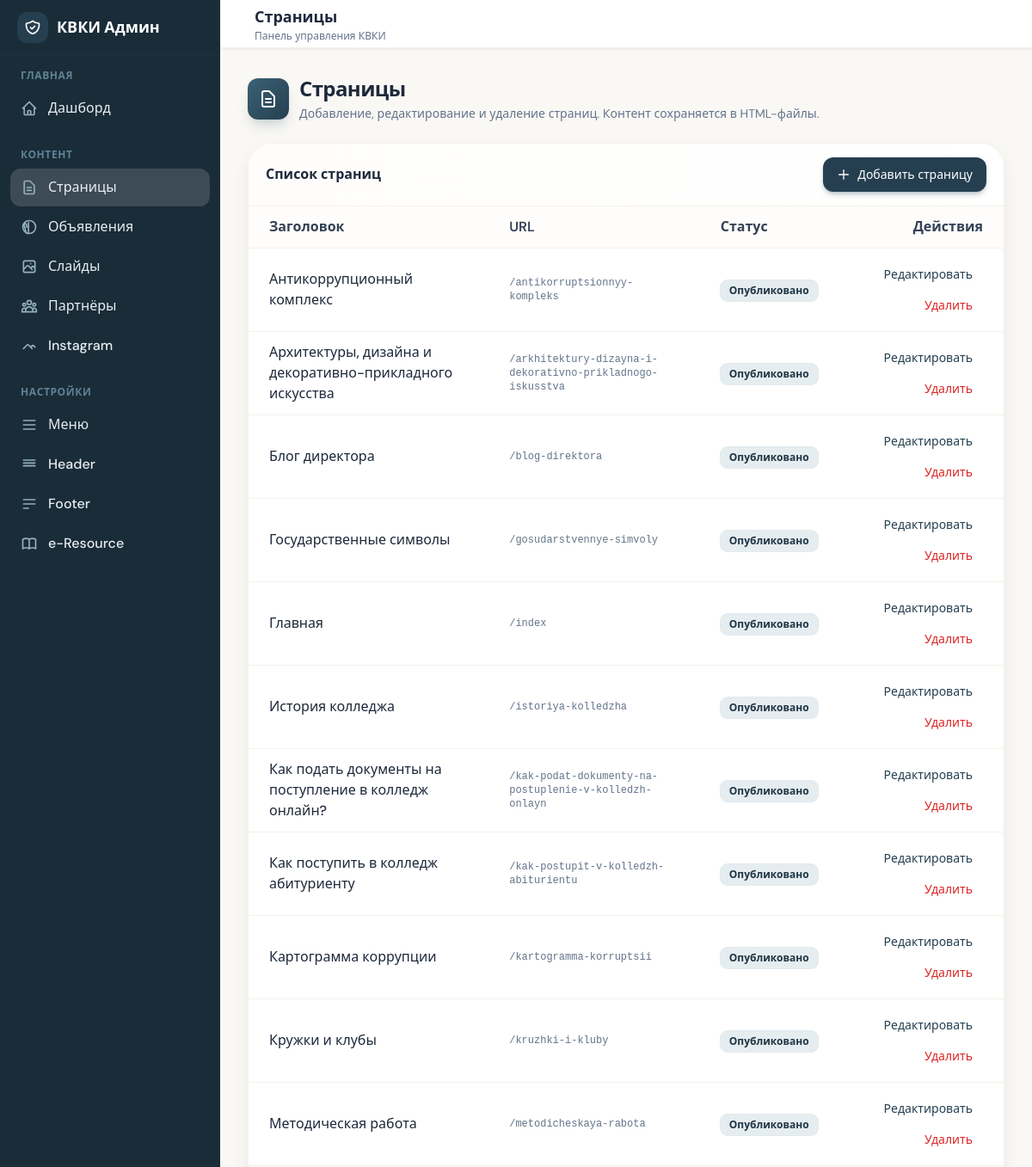
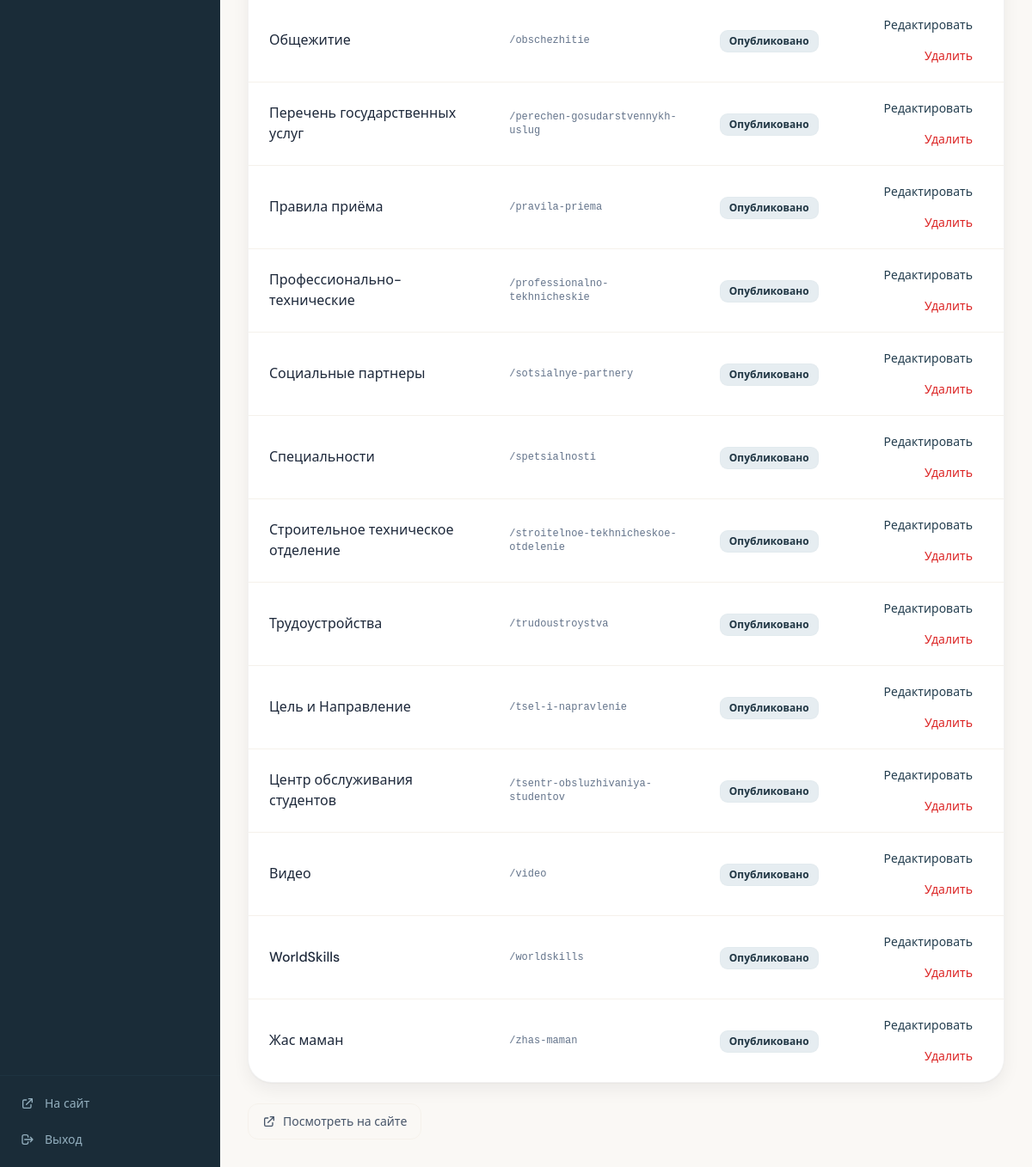
The page /admin/pages/pages.php on the database its author committed (2 pictures, top to bottom).
### tables this page shows
CREATE TABLE `pages` (
  `id` int(10) UNSIGNED NOT NULL,
  `slug` varchar(255) NOT NULL,
  `title` varchar(255) NOT NULL,
  `content` text,
  `meta_description` varchar(500) DEFAULT NULL,
  `parent_id` int(10) UNSIGNED DEFAULT NULL,
  `sort_order` int(11) DEFAULT '0',
  `is_active` tinyint(1) DEFAULT '1',
  `created_at` timestamp NOT NULL DEFAULT CURRENT_TIMESTAMP,
  `updated_at` timestamp NOT NULL DEFAULT CURRENT_TIMESTAMP ON UPDATE CURRENT_TIMESTAMP
);

### admin/pages/pages.php (the view, shortened to what this page needs)
<?php
$adminTitle = 'Страницы';
$action = 'pages';
require __DIR__ . '/../includes/header.php';
$db = Database::getInstance();
$pages = $db->query('SELECT * FROM pages ORDER BY slug')->fetchAll();
?>
<div class="max-w-[1536px] animate-fade-in">
    <div class="mb-6">
        <div class="flex items-center gap-3">
            <div class="w-12 h-12 rounded-xl bg-gradient-to-br from-sage-500 to-sage-600 flex items-center justify-center shadow-lg shadow-sage-500/20">
                <svg class="w-6 h-6 text-white" fill="none" stroke="currentColor" viewBox="0 0 24 24"><path stroke-linecap="round" stroke-linejoin="round" stroke-width="2" d="M9 12h6m-6 4h6m2 5H7a2 2 0 01-2-2V5a2 2 0 012-2h5.586a1 1 0 01.707.293l5.414 5.414a1 1 0 01.293.707V19a2 2 0 01-2 2z"/></svg>
            </div>
            <div>
                <h1 class="text-2xl font-bold text-ink-800 tracking-tight">Страницы</h1>
                <p class="text-ink-500 text-sm mt-0.5">Добавление, редактирование и удаление страниц. Контент сохраняется в HTML-файлы.</p>
            </div>
        </div>
    </div>
    <div class="rounded-[28px] border border-black/5 bg-white shadow-soft hover:shadow-card hover:border-sage-600/40 transition-all duration-300 overflow-hidden">
        <div class="px-5 py-4 border-b border-cream-200 bg-gradient-to-r from-cream-50 to-white flex items-center justify-between flex-wrap gap-2">
            <span class="font-semibold text-ink-800">Список страниц</span>
            <a href="<?= ADMIN_URL ?>/pages/new" class="inline-flex items-center gap-2 px-4 py-2.5 bg-sage-600 text-white text-sm font-medium rounded-xl hover:bg-sage-700 shadow-md shadow-sage-600/25 transition-all">
                <svg class="w-4 h-4" fill="none" stroke="currentColor" viewBox="0 0 24 24"><path stroke-linecap="round" stroke-linejoin="round" stroke-width="2" d="M12 4v16m8-8H4"/></svg>
                Добавить страницу
            </a>
        </div>
        <div class="overflow-x-auto">
            <table class="w-full">
                <thead class="bg-cream-50">
                    <tr>
                        <th class="text-left px-6 py-3 font-semibold text-ink-700">Заголовок</th>
                        <th class="text-left px-6 py-3 font-semibold text-ink-700 hidden sm:table-cell">URL</th>
                        <th class="text-left px-6 py-3 font-semibold text-ink-700">Статус</th>
                        <th class="text-right px-6 py-3 font-semibold text-ink-700">Действия</th>
                    </tr>
                </thead>
                <tbody>
                    <?php if (empty($pages)): ?>
                        <tr>
                            <td colspan="4" class="px-6 py-12 text-center text-ink-500">
                                <div class="flex flex-col items-center gap-3">
                                    <svg class="w-12 h-12 text-cream-300" fill="none" stroke="currentColor" viewBox="0 0 24 24"><path stroke-linecap="round" stroke-linejoin="round" stroke-width="1.5" d="M9 12h6m-6 4h6m2 5H7a2 2 0 01-2-2V5a2 2 0 012-2h5.586a1 1 0 01.707.293l5.414 5.414a1 1 0 01.293.707V19a2 2 0 01-2 2z"/></svg>
                                    <p>Страниц пока нет</p>
                                    <a href="<?= ADMIN_URL ?>/pages/new" class="inline-flex items-center gap-2 px-4 py-2 bg-sage-600 text-white rounded-xl hover:bg-sage-700 text-sm font-medium">
                                        <svg class="w-4 h-4" fill="none" stroke="currentColor" viewBox="0 0 24 24"><path stroke-linecap="round" stroke-linejoin="round" stroke-width="2" d="M12 4v16m8-8H4"/></svg>
                                        Добавить страницу
                                    </a>
                                </div>
                            </td>
                        </tr>
                    <?php else: ?>
                        <?php foreach ($pages as $p): ?>
                        <tr class="border-t border-cream-200 hover:bg-cream-50/50 transition-colors">
                            <td class="px-6 py-3">
                                <a href="<?= ADMIN_URL ?>/pages/<?= $p['id'] ?>" class="font-medium text-ink-800 hover:text-sage-600 transition-colors"><?= htmlspecialchars($p['title']) ?></a>
                            </td>
                            <td class="px-6 py-3 font-mono text-xs text-ink-500 hidden sm:table-cell">/<?= htmlspecialchars($p['slug']) ?></td>
                            <td class="px-6 py-3">
                                <span class="inline-flex px-2.5 py-1 text-xs font-semibold rounded-lg <?= $p['is_active'] ? 'bg-sage-100 text-sage-700 ring-1 ring-sage-200/50' : 'bg-cream-200 text-ink-500' ?>"><?= $p['is_active'] ? 'Опубликовано' : 'Черновик' ?></span>
                            </td>
                            <td class="px-6 py-3 text-right">
                                <a href="<?= ADMIN_URL ?>/pages/<?= $p['id'] ?>" class="inline-flex items-center gap-1.5 px-3 py-2 text-sage-600 hover:bg-sage-50 rounded-lg text-sm font-medium transition-colors">Редактировать</a>
                                <form method="post" class="inline" onsubmit="return confirm(<?= json_encode('Удалить «' . $p['title'] . '»?', JSON_HEX_TAG | JSON_HEX_APOS | JSON_HEX_QUOT | JSON_UNESCAPED_UNICODE) ?>);">
                                    <button type="submit" class="inline-flex items-center gap-1.5 px-3 py-2 text-red-600 hover:bg-red-50 rounded-lg text-sm font-medium transition-colors">Удалить</button>
                                </form>
                            </td>
                        </tr>
                        <?php endforeach; ?>
                    <?php endif; ?>
                </tbody>
            </table>
        </div>
    </div>
    <div class="mt-6">
        <a href="<?= BASE_URL ?>" target="_blank" class="inline-flex items-center gap-2 px-4 py-2.5 border border-cream-200 text-ink-600 rounded-xl hover:bg-cream-100 transition-colors text-sm font-medium">
            <svg class="w-4 h-4" fill="none" stroke="currentColor" viewBox="0 0 24 24"><path stroke-linecap="round" stroke-linejoin="round" stroke-width="2" d="M10 6H6a2 2 0 00-2 2v10a2 2 0 002 2h10a2 2 0 002-2v-4M14 4h6m0 0v6m0-6L10 14"/></svg>
            Посмотреть на сайте
        </a>
    </div>
</div>
<?php require __DIR__ . '/../includes/footer.php'; ?>

### admin/includes/header.php (shortened to what this page needs)
<?php
$adminTitle = $adminTitle ?? 'Админ-панель';
$currentAction = $action ?? 'dashboard';
$navGroups = [
    'Главная' => [
        ['action' => 'dashboard', 'label' => 'Дашборд', 'icon' => 'M3 12l2-2m0 0l7-7 7 7M5 10v10a1 1 0 001 1h3m10-11l2 2m-2-2v10a1 1 0 01-1 1h-3m-6 0a1 1 0 001-1v-4a1 1 0 011-1h2a1 1 0 011 1v4a1 1 0 001 1m-6 0h6'],
    ],
    'Контент' => [
        ['action' => 'pages', 'label' => 'Страницы', 'icon' => 'M9 12h6m-6 4h6m2 5H7a2 2 0 01-2-2V5a2 2 0 012-2h5.586a1 1 0 01.707.293l5.414 5.414a1 1 0 01.293.707V19a2 2 0 01-2 2z'],
        ['action' => 'announcements', 'label' => 'Объявления', 'icon' => 'M11 5.882V19.24a1.76 1.76 0 01-3.417.592l-2.712-10.758a1.76 1.76 0 013.417-.592V12m0 0h3m-3 0H9m12 0a9 9 0 11-18 0 9 9 0 0118 0z'],
        ['action' => 'slides', 'label' => 'Слайды', 'icon' => 'M4 16l4.586-4.586a2 2 0 012.828 0L16 16m-2-2l1.586-1.586a2 2 0 012.828 0L20 14m-6-6h.01M6 20h12a2 2 0 002-2V6a2 2 0 00-2-2H6a2 2 0 00-2 2v12a2 2 0 002 2z'],
        ['action' => 'partners', 'label' => 'Партнёры', 'icon' => 'M17 20h5v-2a3 3 0 00-5.356-1.857M17 20H7m10 0v-2c0-.656-.126-1.283-.356-1.857M7 20H2v-2a3 3 0 015.356-1.857M7 20v-2c0-.656.126-1.283.356-1.857m0 0a5.002 5.002 0 019.288 0M15 7a3 3 0 11-6 0 3 3 0 016 0zm6 3a2 2 0 11-4 0 2 2 0 014 0zM7 10a2 2 0 11-4 0 2 2 0 014 0z'],
        ['action' => 'instagram', 'label' => 'Instagram', 'icon' => 'M4 16l4.586-4.586a2 2 0 012.828 0L16 16m-2-2l1.586-1.586a2 2 0 012.828 0L20 14'],
    ],
    'Настройки' => [
        ['action' => 'menu', 'label' => 'Меню', 'icon' => 'M4 6h16M4 12h16M4 18h16'],
        ['action' => 'header', 'label' => 'Header', 'icon' => 'M4 6h16M4 10h16M4 14h16'],
        ['action' => 'footer', 'label' => 'Footer', 'icon' => 'M4 6h16M4 12h16M4 18h7'],
        ['action' => 'e-resource', 'label' => 'e-Resource', 'icon' => 'M12 6.253v13m0-13C10.832 5.477 9.246 5 7.5 5S4.168 5.477 3 6.253v13C4.168 18.477 5.754 18 7.5 18s3.332.477 4.5 1.253m0-13C13.168 5.477 14.754 5 16.5 5c1.747 0 3.332.477 4.5 1.253v13C19.832 18.477 18.247 18 16.5 18c-1.746 0-3.332.477-4.5 1.253'],
    ],
];
?>
<!DOCTYPE html>
<html lang="ru">
<head>
    <script src="https://cdn.tailwindcss.com"></script>
</head>
<body class="bg-cream-100 text-ink-800 min-h-screen antialiased">
    <div class="flex min-h-screen">
        <aside id="admin-sidebar" class="fixed lg:static inset-y-0 left-0 z-40 w-64 bg-sage-800 flex-shrink-0 flex flex-col transform transition-transform duration-200 ease-out lg:transform-none -translate-x-full lg:translate-x-0">
            <div class="flex items-center justify-between h-16 px-5 border-b border-sage-700/80">
                <a href="<?= ADMIN_URL ?>" class="flex items-center gap-2.5">
                    <div class="w-9 h-9 rounded-xl bg-sage-600 flex items-center justify-center">
                    </div>
                    <span class="font-bold text-white text-lg">КВКИ Админ</span>
                </a>
            </div>
            <nav class="flex-1 overflow-y-auto py-4 px-3 space-y-6">
                <?php foreach ($navGroups as $groupLabel => $items): ?>
                <div>
                    <p class="px-3 mb-2 text-xs font-semibold text-sage-400 uppercase tracking-wider"><?= htmlspecialchars($groupLabel) ?></p>
                    <div class="space-y-0.5">
                        <?php foreach ($items as $item): ?>
                        <a href="<?= ADMIN_URL ?><?= $item['action'] === 'dashboard' ? '' : '/' . $item['action'] ?>" class="admin-sidebar-link flex items-center gap-3 px-3 py-2.5 rounded-xl text-sage-100 <?= $currentAction === $item['action'] ? 'active' : '' ?>">
                            <svg class="w-5 h-5 flex-shrink-0 text-sage-300" fill="none" stroke="currentColor" viewBox="0 0 24 24"><path stroke-linecap="round" stroke-linejoin="round" stroke-width="2" d="<?= $item['icon'] ?>"/></svg>
                            <span class="font-medium"><?= htmlspecialchars($item['label']) ?></span>
                        </a>
                        <?php endforeach; ?>
                    </div>
                </div>
                <?php endforeach; ?>
            </nav>
            <div class="p-3 border-t border-sage-700/80 space-y-0.5">
                <a href="<?= BASE_URL ?>/" target="_blank" class="admin-sidebar-link flex items-center gap-3 px-3 py-2.5 rounded-xl text-sage-300 text-sm hover:text-white">
                    <svg class="w-4 h-4" fill="none" stroke="currentColor" viewBox="0 0 24 24"><path stroke-linecap="round" stroke-linejoin="round" stroke-width="2" d="M10 6H6a2 2 0 00-2 2v10a2 2 0 002 2h10a2 2 0 002-2v-4M14 4h6m0 0v6m0-6L10 14"/></svg>
                    На сайт
                </a>
                <a href="<?= ADMIN_URL ?>/logout" class="admin-sidebar-link flex items-center gap-3 px-3 py-2.5 rounded-xl text-sage-300 text-sm hover:text-white">
                    <svg class="w-4 h-4" fill="none" stroke="currentColor" viewBox="0 0 24 24"><path stroke-linecap="round" stroke-linejoin="round" stroke-width="2" d="M17 16l4-4m0 0l-4-4m4 4H7m6 4v1a3 3 0 01-3 3H6a3 3 0 01-3-3V7a3 3 0 013-3h4a3 3 0 013 3v1"/></svg>
                    Выход
                </a>
            </div>
        </aside>
        <div class="flex-1 flex flex-col min-w-0">
            <header class="sticky top-0 z-20 flex items-center h-14 px-4 lg:px-8 bg-white/95 backdrop-blur-sm border-b border-cream-200 shadow-admin">
                <div class="flex-1 min-w-0 ml-2">
                    <h1 class="text-lg font-semibold text-ink-800 truncate"><?= htmlspecialchars($adminTitle) ?></h1>
                    <p class="text-xs text-ink-500 hidden sm:block">Панель управления КВКИ</p>
                </div>
            </header>
            <main class="flex-1 p-4 lg:p-8 overflow-auto">

### admin/includes/footer.php (shortened to what this page needs)
            </main>
        </div>
    </div>
</body>
</html>

### admin/includes/header.php (style rules this page uses)
.animate-fade-in { animation: fadeIn 0.35s ease-out forwards; }
.admin-sidebar-link { transition: all 0.15s ease; }
.admin-sidebar-link.active { background: rgba(255,255,255,0.15); }

### rows shown on the page
pages: title "Антикоррупционный комплекс", slug "antikorruptsionnyy-kompleks", is_active "Опубликовано"
pages: title "Архитектуры, дизайна и декоративно-прикладного искусства", slug "arkhitektury-dizayna-i-dekorativno-prikladnogo-iskusstva", is_active "Опубликовано"
pages: title "Блог директора", slug "blog-direktora", is_active "Опубликовано"
pages: title "Государственные символы", slug "gosudarstvennye-simvoly", is_active "Опубликовано"
pages: title "Главная", slug "index", is_active "Опубликовано"
pages: title "История колледжа", slug "istoriya-kolledzha", is_active "Опубликовано"
pages: title "Как подать документы на поступление в колледж онлайн?", slug "kak-podat-dokumenty-na-postuplenie-v-kolledzh-onlayn", is_active "Опубликовано"
pages: title "Как поступить в колледж абитуриенту", slug "kak-postupit-v-kolledzh-abiturientu", is_active "Опубликовано"
pages: title "Картограмма коррупции", slug "kartogramma-korruptsii", is_active "Опубликовано"
pages: title "Кружки и клубы", slug "kruzhki-i-kluby", is_active "Опубликовано"
pages: title "Методическая работа", slug "metodicheskaya-rabota", is_active "Опубликовано"
pages: title "Общежитие", slug "obschezhitie", is_active "Опубликовано"
pages: title "Перечень государственных услуг", slug "perechen-gosudarstvennykh-uslug", is_active "Опубликовано"
pages: title "Правила приёма", slug "pravila-priema", is_active "Опубликовано"
pages: title "Профессионально-технические", slug "professionalno-tekhnicheskie", is_active "Опубликовано"
pages: title "Социальные партнеры", slug "sotsialnye-partnery", is_active "Опубликовано"
pages: title "Специальности", slug "spetsialnosti", is_active "Опубликовано"
pages: title "Строительное техническое отделение", slug "stroitelnoe-tekhnicheskoe-otdelenie", is_active "Опубликовано"
pages: title "Трудоустройства", slug "trudoustroystva", is_active "Опубликовано"
pages: title "Цель и Направление", slug "tsel-i-napravlenie", is_active "Опубликовано"
pages: title "Центр обслуживания студентов", slug "tsentr-obsluzhivaniya-studentov", is_active "Опубликовано"
pages: title "Видео", slug "video", is_active "Опубликовано"
pages: title "WorldSkills", slug "worldskills", is_active "Опубликовано"
pages: title "Жас маман", slug "zhas-maman", is_active "Опубликовано"

### other values the page prints
$groupLabel "ГЛАВНАЯ"
$item['label'] "Дашборд"
$groupLabel "КОНТЕНТ"
$item['label'] "Страницы"
$item['label'] "Объявления"
$item['label'] "Слайды"
$item['label'] "Партнёры"
$item['label'] "Instagram"
$groupLabel "НАСТРОЙКИ"
$item['label'] "Меню"
$item['label'] "Header"
$item['label'] "Footer"
$item['label'] "e-Resource"
$adminTitle "Страницы"
